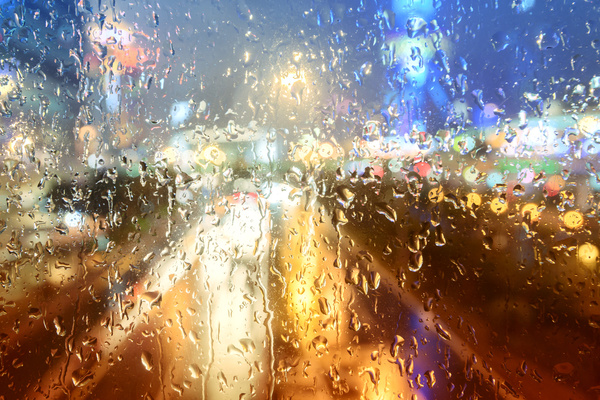
#> input picture assignment4/GrayScaleFilters/rain.jpeg, 600 x 400 px
$ python numba_color2gray.py
#> lines starting #> are read from the running program, lines starting #| are printed output that depends on the picture
### assignment4/GrayScaleFilters/python_color2gray.py
import cv2
import numpy as np
import time


def python_color2gray(input_filename, output_filename=None, scale=None):
    """
    Grayscale image filter.
    Turn a image of choice given by filename to a grayscale image.
    Implemented with python.
    Savnes and returns the transformed image.
    -----------------------------------------
    Arguments:
        input_filename : str
            filename or path to the image

        output_filename: str, optinal, default=None
            filename or path to the transformed image

        scale : float, optional, default=None
            Scale factor to resize image. (e.g. 0.5 halves image dimentions)

    Returns:
        grayscale_image : numpy ndarray
            The transformed image with as a numpy array.

    -----------------------------------------
    """

    #Reads image, changes to RGB and grayscales it
    orginal_image = cv2.imread(input_filename)

    #if resize is given
    if scale is not None:
        orginal_image = cv2.resize(orginal_image, (0,0), fx = scale , fy = scale)

    orginal_image = cv2.cvtColor(orginal_image, cv2.COLOR_BGR2RGB)
    grayscale_image = _grayscale(orginal_image)
    grayscale_image = grayscale_image.astype("uint8")

    #Write the image to file with correct filename
    if output_filename is None:
        filename, ext = input_filename.split(".")
        full_filename = filename + "_grayscale." + ext
        cv2.imwrite(full_filename, grayscale_image)
    else:
        cv2.imwrite(output_filename, grayscale_image)


    return grayscale_image


def _grayscale(orginal_image):

    """
    Grayscales an RGB-image with XXX implementation.

    -----------------------------------------
    Arguments:
        orginal_image : numpy ndarray
            the orginal image, in RGB, represented as a numpy array

    Returns:
        grayscale_image : numpy ndarray
            The transformed image, in RGB, represented as a numpy array

    -----------------------------------------

    """


    H, W, C = orginal_image.shape
    grayscale_image = np.zeros((H,W,C))

    for i in range(H):
        for j in range(W):
            grayscale_image[i, j] += orginal_image[i, j, 0] * 0.21 \
                                   + orginal_image[i, j, 1] * 0.72 \
                                   + orginal_image[i, j, 2] * 0.07
    return grayscale_image


def timing_python_gray(n):

    """
    Calls the grayscale function n times and returns the mean time

    Input: int n - number of runs
    Returns (float): the mean time after n runs

    """

    ts = 0
    for i in range(n):
        t0 = time.perf_counter()
        python_color2gray("rain.jpeg", "python_rain.jpeg")
        t1 = time.perf_counter()

        ts += (t1-t0)

    return ts/n


# [15 lines that do not run on import are left out]

### assignment4/GrayScaleFilters/numpy_color2gray.py
import cv2
import numpy as np
import time
import python_color2gray as pyc2g

def numpy_color2gray(input_filename, output_filename=None, scale=None):

    """
    Grayscale image filter.
    Turn a image of choice given by filename to a grayscale image.
    Implemented with numpy.
    Savnes and returns the transformed image.
    -----------------------------------------
    Arguments:
        input_filename : str
            filename or path to the image

        output_filename: str, optinal, default=None
            filename or path to the transformed image

        scale : float, optional, default=None
            Scale factor to resize image. (e.g. 0.5 halves image dimentions)

    Returns:
        grayscale_image : numpy ndarray
            The transformed image with as a numpy array.

    -----------------------------------------
    """

    #Reads image, changes to RGB and grayscales it
    orginal_image = cv2.imread(input_filename)

    #if resize is given
    if scale is not None:
        orginal_image = cv2.resize(orginal_image, (0,0), fx = scale , fy = scale)

    orginal_image = cv2.cvtColor(orginal_image, cv2.COLOR_BGR2RGB)
    grayscale_image = _grayscale(orginal_image)
    grayscale_image = grayscale_image.astype("uint8")


    #Write the image to file with correct filename
    if output_filename is None:
        filename, ext = input_filename.split(".")
        full_filename = filename + "_grayscale." + ext
        cv2.imwrite(full_filename, grayscale_image)
    else:
        cv2.imwrite(output_filename, grayscale_image)


    return grayscale_image


def _grayscale(orginal_image):

    """
    Grayscales an RGB-image with numpy implementation.

    -----------------------------------------
    Arguments:
        orginal_image : numpy ndarray
            the orginal image, in RGB, represented as a numpy array

    Returns:
        grayscale_image : numpy ndarray
            The transformed image, in RGB, represented as a numpy array

    -----------------------------------------
    """
    R_value = orginal_image[:,:,0] * 0.21
    G_value = orginal_image[:,:,1] * 0.72
    B_value = orginal_image[:,:,2] * 0.07

    grayscale_image = R_value + G_value + B_value

    return grayscale_image


def timing_numpy_gray(n):

    """
    Calls the grayscale function n times and returns the mean time

    Input: int n - number of runs
    Returns (float): the mean time after n runs

    """
    ts = 0
    for i in range(n):
        t0 = time.perf_counter()
        numpy_color2gray("rain.jpeg", "numpy_rain.jpeg")
        t1 = time.perf_counter()

        ts += (t1-t0)

    return ts/n


# [20 lines that do not run on import are left out]

### assignment4/GrayScaleFilters/numba_color2gray.py
import cv2
import numpy as np
import time
from numba import jit
import python_color2gray as pyc2g
import numpy_color2gray as npc2g


def numba_color2gray(input_filename, output_filename=None, scale=None):

    """
    Grayscale image filter.
    Turn a image of choice given by filename to a grayscale image.
    Implemented with numba.
    Savnes and returns the transformed image.
    -----------------------------------------
    Arguments:
        input_filename : str
            filename or path to the image

        output_filename: str, optinal, default=None
            filename or path to the transformed image

        scale : float, optional, default=None
            Scale factor to resize image. (e.g. 0.5 halves image dimentions)

    Returns:
        grayscale_image : numpy ndarray
            The transformed image with as a numpy array.

    -----------------------------------------
    """

    #Reads image, changes to RGB and grayscales it
    orginal_image = cv2.imread(input_filename)

    #resize if scale is given
    if scale is not None:
        orginal_image = cv2.resize(orginal_image, (0,0), fx = scale , fy = scale)

    orginal_image = cv2.cvtColor(orginal_image, cv2.COLOR_BGR2RGB)
    grayscale_image = _grayscale(orginal_image)
    grayscale_image = grayscale_image.astype("uint8")


    #Write the image to file with correct filename
    if output_filename is None:
        filename, ext = input_filename.split(".")
        full_filename = filename + "_grayscale." + ext
        cv2.imwrite(full_filename, grayscale_image)
    else:
        cv2.imwrite(output_filename, grayscale_image)

    return grayscale_image


@jit(nopython = True)
def _grayscale(orginal_image):

    """
    Grayscales an RGB-image with numba implementation.

    -----------------------------------------
    Arguments:
        orginal_image : numpy ndarray
            the orginal image, in RGB, represented as a numpy array

    Returns:
        grayscale_image : numpy ndarray
            The transformed image, in RGB, represented as a numpy array

    -----------------------------------------
    """
    #height, width, channels
    H, W, C = orginal_image.shape

    grayscale_image = np.zeros((H,W,C))

    for i in range(H):
        for j in range(W):

            grayscale_image[i, j] += orginal_image[i, j, 0] * 0.21 \
                                   + orginal_image[i, j, 1] * 0.72 \
                                   + orginal_image[i, j, 2] * 0.07 \

    return grayscale_image


def timing_numba_gray(n):

    """
    Calls the grayscale function n times and returns the mean time

    Input: int n - number of runs
    Returns (float): the mean time afther n runs

    """

    ts = 0
    for i in range(n):
        t0 = time.perf_counter()
        numba_color2gray("rain.jpeg", "numba_rain.jpeg")
#> in numba_color2gray, orginal_image is the input picture: shape (400, 600, 3); mean B, G, R 116.5, 131.8, 150.5
#> in numba_color2gray, `grayscale_image = _grayscale(orginal_image)`:
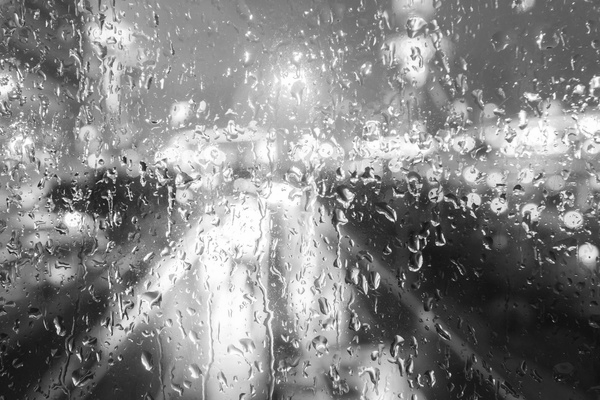
#> grayscale_image: shape (400, 600, 3) float64; min 8.61, max 255, mean 134.7
        t1 = time.perf_counter()

        ts += (t1-t0)
#> ts = 0.874

    return ts/n


if __name__ == "__main__":

    n = 3

    mean_t = timing_numba_gray(n)
#> mean_t = 0.813

    mean_python = pyc2g.timing_python_gray(n)
#> in timing_python_gray, `ts += (t1-t0)`: ts = 0.789
#> mean_python = 0.788
    mean_numpy = npc2g.timing_numpy_gray(n)
#> in _grayscale, `R_value = orginal_image[:,:,0] * 0.21`:
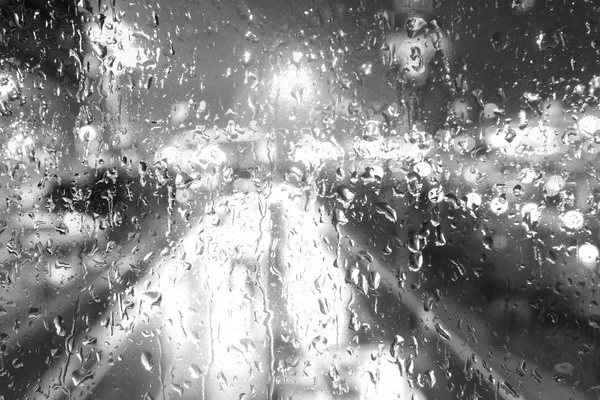
#> R_value: shape (400, 600) float64; min 4.62, max 53.55, mean 31.6; drawn with min black and max white
#> in _grayscale, `G_value = orginal_image[:,:,1] * 0.72`:
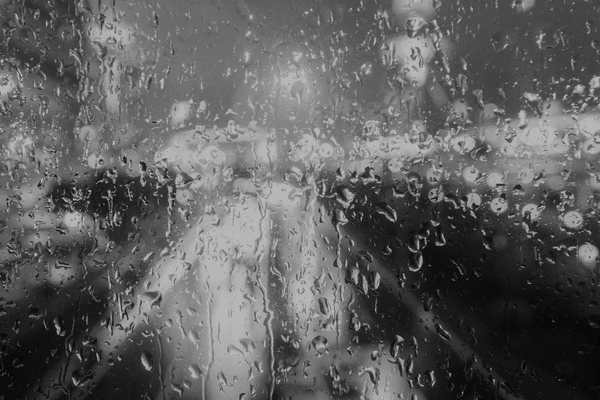
#> G_value: shape (400, 600) float64; min 0, max 183.6, mean 94.9
#> in _grayscale, `B_value = orginal_image[:,:,2] * 0.07`:
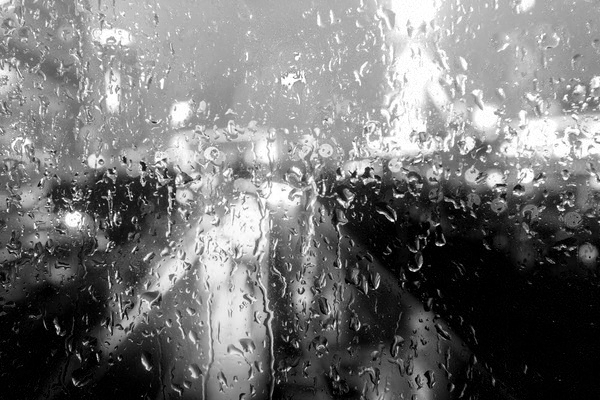
#> B_value: shape (400, 600) float64; min 0, max 17.85, mean 8.16; drawn with min black and max white
#> in timing_numpy_gray, `ts += (t1-t0)`: ts = 0.069
#> mean_numpy = 0.0297

    compare_python = mean_python/mean_t
#> compare_python = 0.969
    compare_numpy = mean_t/mean_numpy
#> compare_numpy = 27.39


    f = open("numba_report_color2gray.txt", "w")

    f.write("Timing : numba_color2gray"
            "\nAverage runtime running numba_color2gray after 3 runs : " + str(round(mean_t, 3)) + " s"
            "\nAverage runtime running of numba_color2gray is "
            + str(round(compare_python, 3)) + " times faster than python_color2gray."

            "\nAverage runtime for running numba_color2gray is "
            + str(round(compare_numpy, 3)) + " times slower than numpy_color2gray.py"
            "\nTiming performed using : time.perf_counter()"

            "\nimage: 'rain.jpeg' (H, W, C) = (400, 600, 3)")

    f.close()

    print(round(mean_t, 3))
#| 0.813
